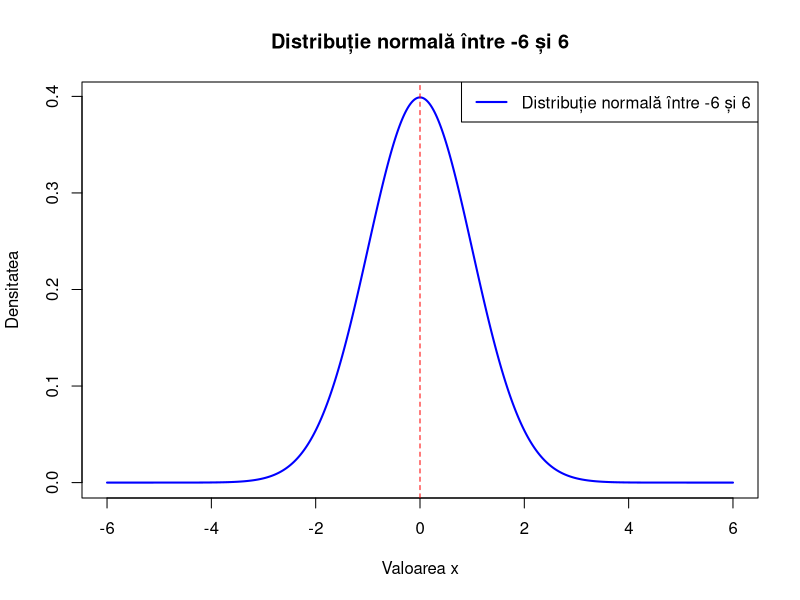

Here is the R script that generated this plot:
# Valorile x între -6 și 6
x <- seq(-6, 6, by = 0.01)

# Calculam densitatea normală pentru fiecare valoare x
densitate_normala <- dnorm(x)

# Desenam graficul distribuției normale
plot(x, densitate_normala, type = "l", lwd = 2, col = "blue",
     xlab = "Valoarea x", ylab = "Densitatea", main = "Distribuție normală între -6 și 6")

abline(v = 0, col = "red", lty = 2)

# Adăugam o legendă
legend("topright", legend = "Distribuție normală între -6 și 6", col = "blue", lwd = 2)

